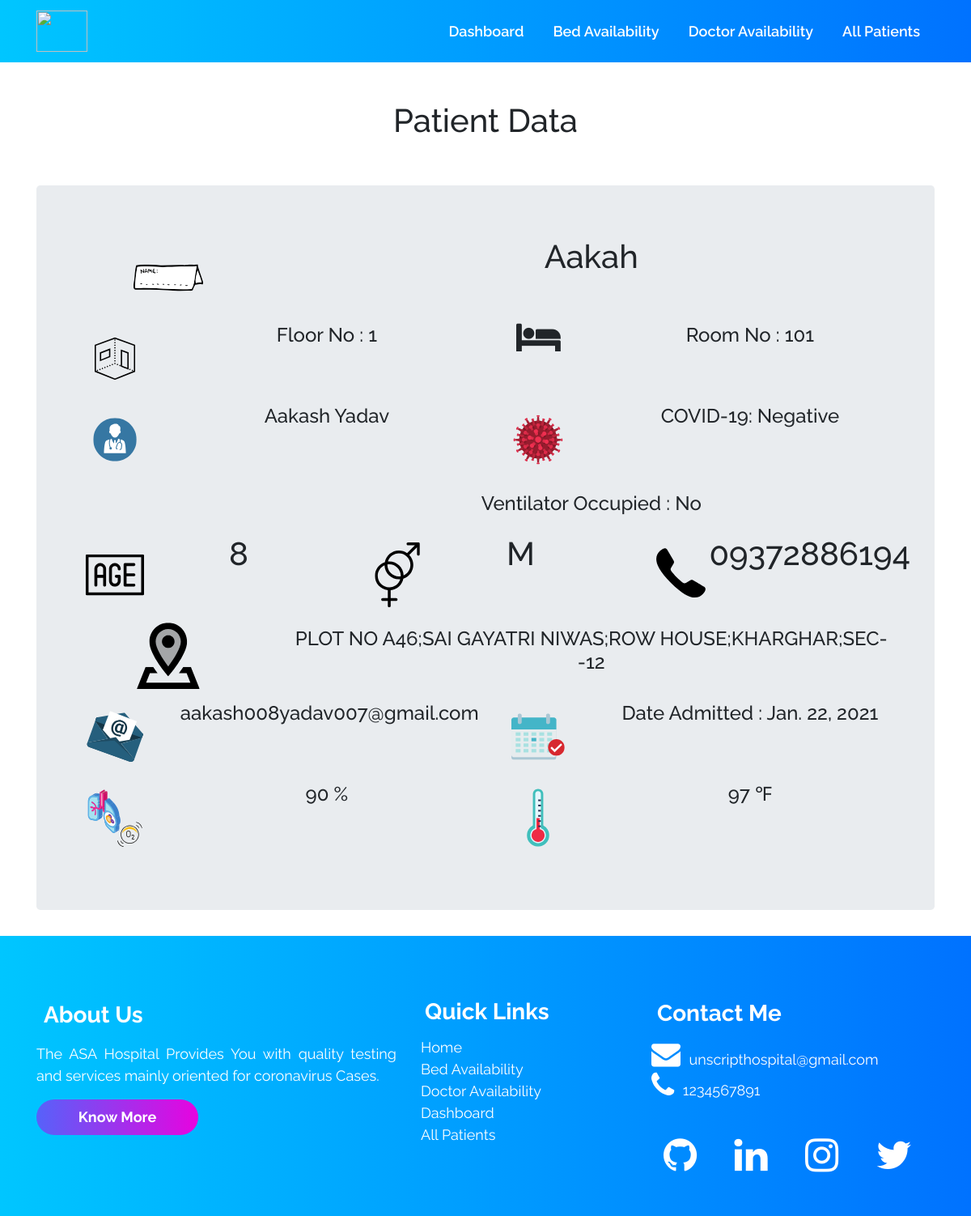
Screenshot of /patients/14/ with the database file from the repository.
### accounts/models.py (models this page shows, shortened)
class Patient (models.Model):
    patient_id = models.AutoField(primary_key=True)
    name = models.CharField(max_length=100)
    age = models.IntegerField()
    GENDERS = (
        (u'M', u'Male'),
        (u'F', u'Female'),
        (u'T', u'Transgender'),
        (u'O', u'Others'),
    )
    gender = models.CharField(max_length=2, null=True,
                              choices=GENDERS, default='M')
    phone = models.CharField(max_length=13)
    address = models.TextField(max_length=1000)
    email_id = models.EmailField(max_length=254)
    date_admitted = models.DateField(auto_now=False, auto_now_add=False)
    oxygen_level = models.IntegerField(default=90)
    temperature = models.IntegerField(default=97)
    decreased = models.BooleanField(default=False)
    doctor = models.ForeignKey(Doctor, on_delete=models.CASCADE, default="")
    covid_test_result = models.ForeignKey(
        Result, on_delete=models.CASCADE, default="")
    room_no_and_bed_no = models.ForeignKey(
        Room, on_delete=models.CASCADE, default="")

class Room (models.Model):
    floor_no = models.IntegerField(default=0)
    room_no = models.CharField(default="", max_length=500)
    ventilator = models.BooleanField(default=False)
    occupied = models.BooleanField(default=False)

class Doctor (models.Model):
    doctor_id = models.AutoField(primary_key=True)
    name = models.CharField(max_length=500, default="")
    phone = models.CharField(default="", max_length=500)
    experience_in_years = models.IntegerField(default=0)
    occupied = models.BooleanField(default=False)

class Result (models.Model):
    Covid_test = models.CharField(default="", max_length=500)

### accounts/views.py (the view)
# urls.py: path('patients/<int:myid>/', views.patients, name='patientspages'),
def patients(request, myid):
    patient = Patient.objects.filter(patient_id=myid)
    return render(request, 'patient.html', {'patient': patient[0]})

### templates/patient.html (shortened to what this page needs)
{% extends 'innerbase.html' %}
{% load static %}
{% block cssLinks %}
<link rel="stylesheet" href="{% static 'css/patient.css' %}">
{% endblock %}
{% block body %}
<div class="container">
    <br><br>
    <h1 class="text-center">Patient Data</h1>
    <br><br>
    <div class="jumbotron text-center">
        <div class="container align-items-center">
            <div class="row">
                <div class="col-md-3 "><img width="100" src="{% static 'svg/patient/1.svg' %}" alt="">
                </div>
                <div class="col-md-9">
                    <h1 class="heading">{{patient.name}}</h1>
                </div>
            </div>
            <div class="row">
                <div class="col-md">
                    <div class="row">
                        <div class="col-md-3 text-center">
                            <img width="100" src="{% static 'svg/patient/12.svg' %}" alt="">
                        </div>
                        <div class="col-md-9 ">
                            <h4>Floor No : {{patient.room_no_and_bed_no.floor_no}}</h4>
                        </div>
                    </div>
                </div>
                <div class="col-md">
                    <div class="row">
                        <div class="col-md-3 text-center">
                            <i class="fa fa-bed fa-3x"></i>
                        </div>
                        <div class="col-md-9 ">
                            <h4>Room No : {{patient.room_no_and_bed_no.room_no}}</h4>
                        </div>
                    </div>
                </div>
            </div>
            <div class="row">
                <div class="col-md">
                    <div class="row">
                        <div class="col-md-3 text-center"><img width="100" src="{% static 'svg/patient/10.svg' %}"
                                alt="">
                        </div>
                        <div class="col-md-9 ">
                            <h4>{{patient.doctor.name}}</h4>
                        </div>
                    </div>
                </div>
                <div class="col-md">
                    <div class="row">
                        <div class="col-md-3 text-center"><img width="100" src="{% static 'svg/patient/11.svg' %}"
                                alt="">
                        </div>
                        <div class="col-md-9 ">
                            <h4>COVID-19: {{patient.covid_test_result.Covid_test}}</h4>
                        </div>
                    </div>
                </div>
            </div>
            <div class="row">
                <div class="col-md-3 text-center"><img width="100"
                </div>
                <div class="col-md-9 ">
                    <h4>Ventilator Occupied :
                        {% if patient.room_no_and_bed_no.ventilator %} Yes {% else %} No {% endif %}
                    </h4>
                </div>
            </div>
            <div class="row">
                <div class="col-md">
                    <div class="row">
                        <div class="col-md-3 "><img width="100" src="{% static 'svg/patient/2.svg' %}" alt="">
                        </div>
                        <div class="col-md-9">
                            <h1 class="display-5 ">{{patient.age}}</h1>
                        </div>
                    </div>
                </div>
                <div class="col-md">
                    <div class="row">
                        <div class="col-md-3 "><img width="100" src="{% static 'svg/patient/3.svg' %}" alt="">
                        </div>
                        <div class="col-md-9">
                            <h1 class="display-5">{{patient.gender}}</h1>
                        </div>
                    </div>
                </div>
                <div class="col-md">
                    <div class="row">
                        <div class="col-md-3 "><img width="100" src="{% static 'svg/patient/4.svg' %}" alt="">
                        </div>
                        <div class="col-md-9">
                            <h1 class="display-5">{{patient.phone}}</h1>
                        </div>
                    </div>
                </div>
            </div>
            <div class="row">
                <div class="col-md-3 "><img width="100" src="{% static 'svg/patient/5.svg' %}" alt=""></div>
                <div class="col-md-9 overflow-auto">
                    <h4>{{patient.address}}</h4>
                </div>
            </div>
            <div class="row">
                <div class="col-md">
                    <div class="row">
                        <div class="col-md-3 "><img width="100" src="{% static 'svg/patient/6.svg' %}" alt=""></div>
                        <div class="col-md-9 overflow-auto">
                            <h4>{{patient.email_id}}</h4>
                        </div>
                    </div>
                </div>
                <div class="col-md">
                    <div class="row">
                        <div class="col-md-3 "><img width="100" src="{% static 'svg/patient/7.svg' %}" alt=""></div>
                        <div class="col-md-9 ">
                            <h4>Date Admitted : {{patient.date_admitted}}</h4>
                        </div>
                    </div>
                </div>
            </div>
            <div class="row">
                <div class="col-md">
                    <div class="row">
                        <div class="col-md-3 "><img width="100" src="{% static 'svg/patient/8.svg' %}" alt=""></div>
                        <div class="col-md-9 ">
                            <h4>{{patient.oxygen_level}} %</h4>
                        </div>
                    </div>
                </div>
                <div class="col-md">
                    <div class="row">
                        <div class="col-md-3 text-center"><img width="100" src="{% static 'svg/patient/9.svg' %}"
                                alt="">
                        </div>
                        <div class="col-md-9 ">
                            <h4>{{patient.temperature}} &#x2109;</h4>
                        </div>
                    </div>
                </div>
            </div>
        </div>
    </div>
</div>
{% endblock %}

### static/css/base.css (style rules this page uses)
* { margin: 0; padding: 0; font-family: "Raleway", sans-serif; scroll-behavior: smooth; }
h4 { padding: 2% 0% 2% 0%; }

### rows the page displays
Patient: name "Aakah", room_no_and_bed_no.floor_no "1", room_no_and_bed_no.room_no "101", doctor.name "Aakash Yadav", covid_test_result.Covid_test "Negative", age "8", gender "M", phone "09372886194", address "PLOT NO A46;SAI GAYATRI NIWAS;ROW HOUSE;KHARGHAR;SEC--12", email_id "aakash008yadav007@gmail.com", date_admitted "Jan. 22, 2021", oxygen_level "90", temperature "97"
